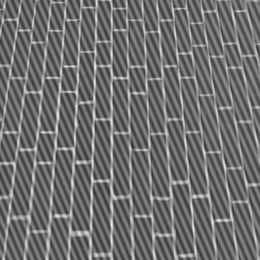
%> input picture data/E_periodic_noise_restoration/input/brick_gray_periodic_noise.png, 260 x 260 px, shrunk from 512 x 512 before the run
$ octave --eval "restore_periodic_noise;"   (GNU Octave 9; MATLAB toolbox functions it lacks are replaced by stand-ins)
%> lines starting %> are read from the running program, lines starting %| are printed output that depends on the picture
function restore_periodic_noise()
    clc; clear; close all;

    image_path = '../../data/E_periodic_noise_restoration/input/brick_gray_periodic_noise.png';

    if exist(image_path, 'file')
        f = imread(image_path);
%> f is the input picture: size 260x260 uint8; min 39, max 236, mean 111
    else
        f = buatCitraUjiSintetis();
    end

    filterMode = 'notchreject'; % Opsi: 'bandreject' | 'notchreject'
    filterType = 'gaussian';    % Opsi: 'ideal' | 'butterworth' | 'gaussian'
    n = 2;                      % Orde filter (khusus Butterworth)

    switch lower(filterMode)
        case 'bandreject'
            % Parameter khusus Bandreject
            D0 = 40; % Cutoff frequency (radius pusat pita)
            W  = 10; % Bandwidth (lebar pita)

            [f_filtered, H] = jalankanBandreject(f, D0, W, filterType, n);
            filterTitle = ['Bandreject (', upper(filterType), ')'];

        case 'notchreject'
            % Parameter khusus Notch Reject
            D0 = 10; % Radius area notch

            notchCenters = [
                 35,  40;
                -35, -40;
                 20, -50;
                -20,  50
            ];

            [f_filtered, H] = jalankanNotchReject(f, notchCenters, D0, filterType, n);
            filterTitle = ['Notch Reject (', upper(filterType), ')'];

        otherwise
            error('Filter mode tidak dikenal. Gunakan ''bandreject'' atau ''notchreject''.');
    end

    F_orig = hitungSpektrum(f);
    F_filt = hitungSpektrum(f_filtered);

    figure('Name', ['Hasil Restorasi - ', filterTitle], 'NumberTitle', 'off');

    subplot(2, 3, 1); imshow(f); title('Citra Asli');
    subplot(2, 3, 2); imshow(F_orig, []); title('Spektrum Fourier Asli');
    subplot(2, 3, 3); imshow(H, []); title(['Mask Filter ', filterTitle]);
    subplot(2, 3, 4); imshow(f_filtered); title('Citra Hasil Filter');
    subplot(2, 3, 5); imshow(F_filt, []); title('Spektrum Fourier Hasil');
    subplot(2, 3, 6); imshow(abs(double(f) - double(f_filtered)), []); title('Derau/Noise yang Dibuang');
end

% [5 lines left out: function jalankanBandreject, not called in this run]

function [imgOut, H] = jalankanNotchReject(img, notchCenters, D0, filterType, n)
%> called with notchCenters = [35 40; -35 -40; 20 -50; -20 50], D0 = 10, filterType = 'gaussian', n = 2
    [rows, cols, ~] = size(img);
%> rows = 260; cols = 260
    H = buatMaskNotchReject(rows, cols, notchCenters, D0, filterType, n);
    imgOut = terapkanMask(img, H);
end

function imgOut = terapkanMask(img, H)
    imgOut = zeros(size(img), 'uint8');
    numChannels = size(img, 3);

    for c = 1:numChannels
        f_dbl = im2double(img(:, :, c));
        F = fftshift(fft2(f_dbl));
        G = F .* H;
        g = real(ifft2(ifftshift(G)));
        g = max(0, min(1, g));
        imgOut(:, :, c) = uint8(round(g * 255));
    end
end

% [33 lines left out: function buatMaskBandreject, not called in this run]

function H = buatMaskNotchReject(rows, cols, notchCenters, D0, filterType, n)
%> called with rows = 260, cols = 260, notchCenters = [35 40; -35 -40; 20 -50; -20 50], D0 = 10, filterType = 'gaussian', n = 2
    H = ones(rows, cols);
    centerR = floor(rows / 2) + 1;
%> centerR = 131
    centerC = floor(cols / 2) + 1;
%> centerC = 131
    numNotches = size(notchCenters, 1);

    for k = 1:numNotches
        uk = notchCenters(k, 1);
        vk = notchCenters(k, 2);
        H_k = ones(rows, cols);

        for r = 1:rows
            for c = 1:cols
                D1 = sqrt((r - (centerR + uk))^2 + (c - (centerC + vk))^2);
                D2 = sqrt((r - (centerR - uk))^2 + (c - (centerC - vk))^2);

                switch lower(filterType)
                    case 'ideal'
                        if (D1 <= D0) || (D2 <= D0)
                            H_k(r, c) = 0;
                        else
                            H_k(r, c) = 1;
                        end
                    case 'butterworth'
                        if (D1 * D2) == 0
                            H_k(r, c) = 0;
                        else
                            val = (D0^2) / (D1 * D2);
                            H_k(r, c) = 1 / (1 + val^n);
                        end
                    case 'gaussian'
                        val = (D1 * D2) / (D0^2);
                        H_k(r, c) = 1 - exp(-0.5 * val);
                end
            end
        end
        H = H .* H_k;
    end
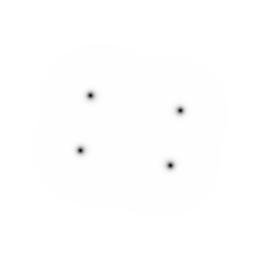
%> H: size 260x260 double; min 0, max 1, mean 0.998
%> after the loop, val = 353.4
end

function S = hitungSpektrum(img)
    if size(img, 3) == 3
        imgGray = rgb2gray(img);
    else
        imgGray = img;
    end
    S = log(1 + abs(fftshift(fft2(im2double(imgGray)))));
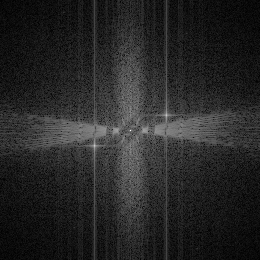
%> S: size 260x260 double; min 0.00416, max 10.29, mean 1.58; drawn with min black and max white
end

% [7 lines left out: function buatCitraUjiSintetis, not called in this run]
%> in restore_periodic_noise, `imshow(abs(double(f) - double(f_filtered)), [])`:
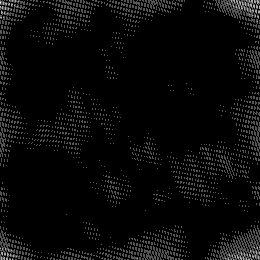
%> displayed picture: size 260x260, on the screen's scale of 0 to 255; min 0, max 255, mean 9.2
